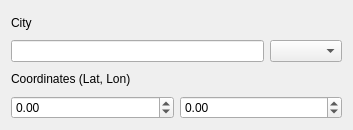
<?xml version="1.0" encoding="UTF-8"?>
<ui version="4.0">
 <class>LocationWidget</class>
 <widget class="QWidget" name="LocationWidget">
  <property name="geometry">
   <rect>
    <x>0</x>
    <y>0</y>
    <width>353</width>
    <height>130</height>
   </rect>
  </property>
  <property name="windowTitle">
   <string>Form</string>
  </property>
  <layout class="QVBoxLayout" name="verticalLayout">
   <item>
    <widget class="QLabel" name="label">
     <property name="text">
      <string>City</string>
     </property>
    </widget>
   </item>
   <item>
    <layout class="QHBoxLayout" name="horizontalLayout_3">
     <item>
      <widget class="QLineEdit" name="cityEdit"/>
     </item>
     <item>
      <widget class="QComboBox" name="countryBox"/>
     </item>
    </layout>
   </item>
   <item>
    <widget class="QLabel" name="label_2">
     <property name="text">
      <string>Coordinates (Lat, Lon)</string>
     </property>
    </widget>
   </item>
   <item>
    <layout class="QHBoxLayout" name="horizontalLayout">
     <item>
      <widget class="QDoubleSpinBox" name="latEdit">
       <property name="minimum">
        <double>-90.000000000000000</double>
       </property>
       <property name="maximum">
        <double>90.000000000000000</double>
       </property>
      </widget>
     </item>
     <item>
      <widget class="QDoubleSpinBox" name="lngEdit">
       <property name="minimum">
        <double>-180.000000000000000</double>
       </property>
       <property name="maximum">
        <double>180.000000000000000</double>
       </property>
      </widget>
     </item>
    </layout>
   </item>
  </layout>
  <zorder>layoutWidget</zorder>
  <zorder>layoutWidget_2</zorder>
  <zorder>label_2</zorder>
  <zorder>label</zorder>
  <zorder>latEdit</zorder>
 </widget>
 <resources/>
 <connections/>
</ui>
